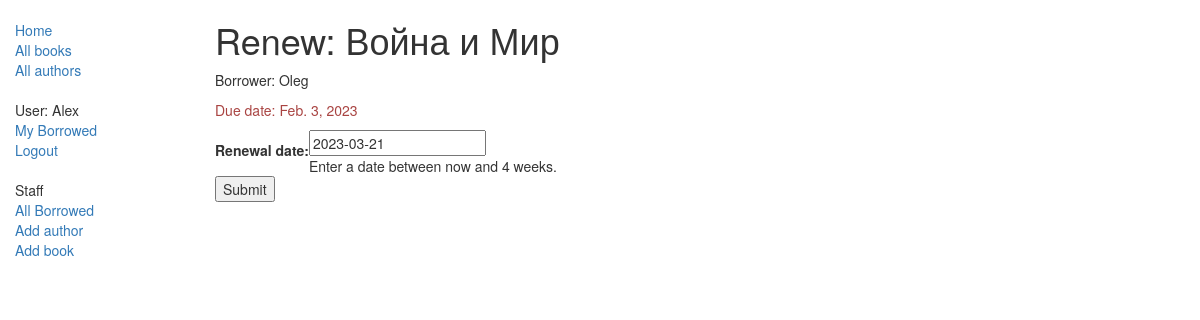
Screenshot of /catalog/book/612afa2d-fda2-7cbf-80bf-7f61ecd196ca/renew/ (signed in) with the database file from the repository.
### catalog/models.py (models this page shows, shortened)
class BookInstance(models.Model):
    id = models.UUIDField(primary_key=True, default=get_default_field_id,
                          help_text="Unique ID for this particular book across whole library")
    book = models.ForeignKey(Book, on_delete=models.SET_NULL, null=True)
    imprint = models.CharField(max_length=200)
    due_back = models.DateField(null=True, blank=True)
    borrower = models.ForeignKey(User, on_delete=models.SET_NULL, null=True, blank=True)
    LOAD_STATUS = (
        ("m", "Maitenance"),
        ("o", "On load"),
        ("a", "Available"),
        ("r", "Reserved")
    )
    status = models.CharField(max_length=1, choices=LOAD_STATUS, default='m',
                              blank=True, help_text="Book availability")
    class Meta:
        ordering = ["due_back"]
        permissions = (("can_mark_returned", "Set book as returned"),)
    @property
    def is_overdue(self):
        if self.due_back and date.today() > self.due_back:
            return True
        return False

class Book(models.Model):
    title = models.CharField(max_length=200)
    author = models.ForeignKey(Autor, on_delete=models.SET_NULL, null=True)
    genre = models.ManyToManyField(Genre, help_text="Select a genre")
    isbn = models.CharField("ISBN", max_length=13, help_text="ISBN number")
    summary = models.TextField(max_length=2000, help_text="Enter a brief description of the book")
    language = models.ForeignKey(Language, on_delete=models.SET_NULL, null=True)
    class Meta:
        ordering = ["isbn"]
    def display_genre(self):
        return ", ".join([genre.name for genre in self.genre.all()[:3]])
    display_genre.short_description = "Genre"

### catalog/views.py (the view)
# urls.py: re_path(r'^book/(?P<pk>[-\w]+)/renew/$', views.renew_book_librarian, name="renew-book-librarian"),
@permission_required("catalog.can_mark_returned")
def renew_book_librarian(request, pk):
    book_inst = get_object_or_404(BookInstance, pk=pk)
    if request.method == "POST":
        form = RenewBookForm(request.POST)
        if form.is_valid():
            book_inst.due_back = form.cleaned_data['renewal_date']
            book_inst.save()
            return HttpResponseRedirect(reverse("all-borrowed"))
    else:
        proposed_renewal_date = datetime.date.today() + datetime.timedelta(weeks=3)
        form = RenewBookForm(initial={"renewal_date": proposed_renewal_date,})
    return render(request, "catalog/book_renew_librarian.html", {"form": form,
                                                                 "bookinst": book_inst})

### catalog/forms.py (shortened to what this page needs)
class RenewBookForm(forms.Form):
    renewal_date = forms.DateField(help_text="Enter a date between now and 4 weeks.")

### catalog/templates/catalog/book_renew_librarian.html (shortened to what this page needs)
{% extends "base_template.html" %}
{% block content %}
    <h1>Renew: {{bookinst.book.title}}</h1>
    <p>Borrower: {{bookinst.borrower}}</p>
    <p{% if bookinst.is_overdue %} class="text-danger"{% endif %}>Due date: {{bookinst.due_back}}</p>
    <form action="" method="post">
        <table>
        {{ form }}
        </table>
        <input type="submit" value="Submit" />
    </form>
{% endblock %}

### catalog/templates/base_template.html (shortened to what this page needs)
<!DOCTYPE html>
<html lang="en">
<head>
  <link rel="stylesheet" href="https://maxcdn.bootstrapcdn.com/bootstrap/3.3.7/css/bootstrap.min.css">
  {% load static %}
  <link rel="stylesheet" href="{% static 'css/styles.css' %}">
</head>
<body>
  <div class="container-fluid">
    <div class="row">
      <div class="col-sm-2">
        {% block sidebar %}
            <ul class="sidebar-nav">
                <li><a href="{% url 'index' %}">Home</a></li>
                <li><a href="{% url 'books' %}">All books</a></li>
                <li><a href="{% url 'authors' %}">All authors</a></li>
            </ul>
            <ul class="sidebar-nav">
                {% if user.is_authenticated %}
                    <li>User: {{ user.get_username }}</li>
                    <li><a href="{% url 'my-borrowed' %}">My Borrowed</a> </li>
                    <li><a href="{% url 'logout'%}?next={{request.path}}">Logout</a></li>
                    {% else %}
                        <li><a href="{% url 'login'%}?next={{request.path}}">Login</a></li>
                    {% endif %}
            </ul>
            <ul class="sidebar-nav">
                {% if perms.catalog.can_mark_returned %}
                    <li>Staff</li>
                    <li><a href="{% url 'all-borrowed' %}">All Borrowed</a> </li>
                    <li><a href="{% url 'author-create' %}">Add author</a> </li>
                    <li><a href="{% url 'book-create' %}">Add book</a> </li>
                {% endif %}
            </ul>
     {% endblock %}
      </div>
      <div class="col-sm-10 ">
      {% block content %}{% endblock %}
      </div>
    </div>
  </div>
</body>
</html>

### catalog/static/css/styles.css (style rules this page uses)
.sidebar-nav { margin-top: 20px; padding: 0; list-style: none; }

### rows the page displays
BookInstance: book "Война и Мир", borrower "Oleg", due_back "Feb. 3, 2023"

### other values shown
{{ user.get_username }} "Alex"
